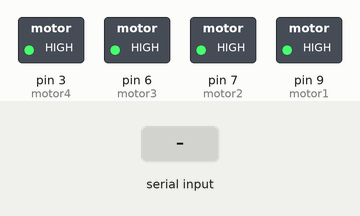
Recording of a sketch running on a simulated Arduino Uno, built with avr-gcc and run on an emulated ATmega328P. On the bench: switched loads named in the sketch (green lamp = pin HIGH). Inputs (shaded band) come from the test bench.

Above: at 1.2 s.
1.3 s: "90,45,200\n" received over Serial
At 2.1 s:
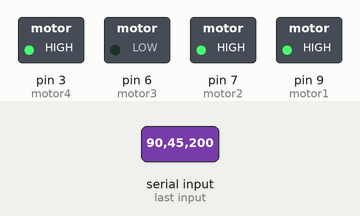
3.8 s: "90,45\n" received over Serial
At 4.3 s:
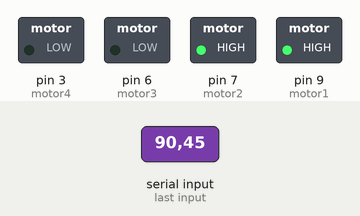
6.3 s: "30,150\n" received over Serial
At 7.1 s:
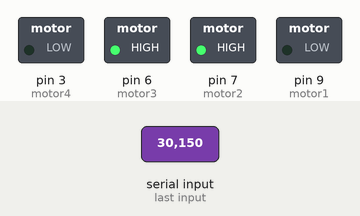
8.8 s: "90,45,200,10\n" received over Serial
At 9.6 s:
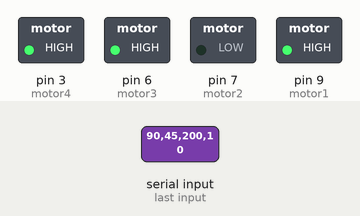
11.3 s: "30,150,10,200\n" received over Serial
At 12.1 s:
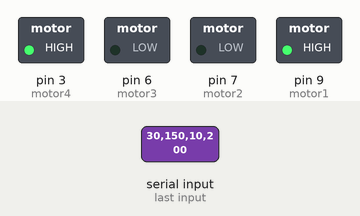
13.8 s: "1,90\n" received over Serial
At 14.3 s:
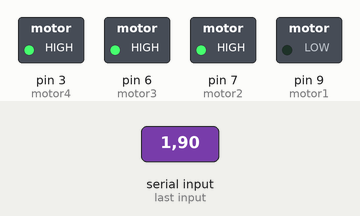
Timing chart, 0 to 16.8 s (numbered marks = the images above; inputs shaded):
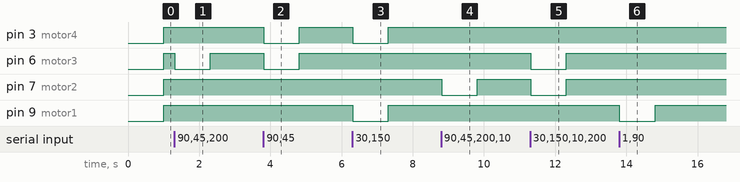

Measured:
- after the input at 1.3 s, pin 6 (motor3): HIGH → LOW at once, → HIGH 1.0 s later
- after the input at 3.8 s, pin 3 (motor4), pin 6 (motor3): HIGH → LOW at once, → HIGH 1.0 s later
- after the input at 6.3 s, pin 3 (motor4), pin 9 (motor1): HIGH → LOW at once, → HIGH 1.0 s later
- after the input at 8.8 s, pin 7 (motor2): HIGH → LOW at once, → HIGH 1.0 s later
- after the input at 11.3 s, pin 6 (motor3), pin 7 (motor2): HIGH → LOW at once, → HIGH 1.0 s later
- after the input at 13.8 s, pin 9 (motor1): HIGH → LOW at once, → HIGH 1.0 s later

The sketch:

Unity2ArduinoB1.ino
```cpp
#include <math.h>

int delayVal = 0;
int motor1 = 9;  // NORTH
int motor2 = 7;  // EAST
int motor3 = 6;  // SOUTH
int motor4 = 3;  // WEST

void setup() {
  Serial.begin(9600);       // Baud rate should match the Unity script
  pinMode(motor1, OUTPUT);  // motor 1 - front
  pinMode(motor2, OUTPUT);  // motor 2 - left
  pinMode(motor3, OUTPUT);  // motor 3 - back
  pinMode(motor4, OUTPUT);  // motor 4 - right
}

// Function to compute the dot product of two arrays of floats
float dotProduct(float a[], float b[]) {
  float result = a[0] * b[0] + a[1] * b[1];
  return result;
}

bool facing_same_direction(float dir1[], float dir2[], float dir3[]) {
  normalize(dir1, 2);
  normalize(dir2, 2);
  normalize(dir3, 2);
  float dotProd = dotProduct(dir1, dir2);

  // Check if dir3 is equal to dir1 with a tolerance
  bool equal = true;
  for (int i = 0; i < 2; ++i) {
    if (fabs(dir3[i] - dir1[i]) > 0.001) {
      equal = false;
      break;
    }
  }
  if (abs(dotProd) == 1 && equal) {
    return true;
  }
  return false;
}

// Function to normalize a vector
void normalize(float vector[], int length) {
  // Calculate magnitude
  float magnitude = 0;
  for (int i = 0; i < length; i++) {
    magnitude += vector[i] * vector[i];
  }
  magnitude = sqrt(magnitude);

  for (int i = 0; i < length; i++) {
    vector[i] /= magnitude;
  }
}

void loop() {

  String data = Serial.readStringUntil('\n');

  // Parse the received string data

  // Position
  float rx1_pos = data.substring(0, data.indexOf(",")).toFloat();
  data = data.substring(data.indexOf(',') + 1);

  float ry1_pos = data.substring(0, data.indexOf(",")).toFloat();
  data = data.substring(data.indexOf(',') + 1);

  float rx2_pos = data.substring(0, data.indexOf(",")).toFloat();
  data = data.substring(data.indexOf(',') + 1);

  float ry2_pos = data.substring(0, data.indexOf(",")).toFloat();
  data = data.substring(data.indexOf(',') + 1);

  float rd1 = data.substring(0, data.indexOf(",")).toFloat();
  data = data.substring(data.indexOf(',') + 1);

  float rd2 = data.substring(0, data.indexOf(",")).toFloat();
  data = data.substring(data.indexOf(',') + 1);

  // float rx2_pos = 10.0; // dummy data
  // float ry2_pos = 10.0;

  // Directions as bearings
  //float rdir1 = data.substring(0, data.indexOf(",")).toFloat() * (PI / 180.0);
  float rdir1 = fmod(rd1 + 270.0, 360.0) * (PI / 180.0);
  float rdir2 = fmod(rd2 + 270.0, 360.0) * (PI / 180.0);

  // Serial.println("rdir: "+ String(degrees(rdir1)));
  // Serial.println("rdir2: " + String(degrees(rdir2)));

  // println the received data
  // Serial.println("Received xpos: " + String(rx1_pos, 2));
  // Serial.println("Received ypos: " + String(ry1_pos, 2));

  // CALCULATIONS
  float diff_x = -rx1_pos + rx2_pos;
  float diff_y = -ry1_pos + ry2_pos;

  float p1_facing_dir[2] = {cos(rdir1), sin(rdir1 - PI) };
  float p2_facing_dir[2] = {cos(rdir2), sin(rdir2 - PI) };
  float p1_p2_vect[2] = { diff_x, diff_y };

  float dot = dotProduct(p1_facing_dir, p1_p2_vect);
  float perpdot = p1_facing_dir[1] * p1_p2_vect[0] -p1_facing_dir[0] * p1_p2_vect[1] ;

  // Calculate the magnitude
  float magA = sqrt(p1_facing_dir[0] * p1_facing_dir[0] + p1_facing_dir[1] * p1_facing_dir[1]);
  float magB = sqrt(p1_p2_vect[0] * p1_p2_vect[0] + p1_p2_vect[1] * p1_p2_vect[1]);

  float dot_denom = magA * magB;
  float theta = degrees(acos(dot / dot_denom));

  if((dot > 0 && perpdot < 0) || (dot < 0 && perpdot < 0)){
    theta = 360 - theta;
  }


  //Serial.println("value of theta: " + String(theta));

  // set all pins to LOW
  digitalWrite(motor1, HIGH);
  digitalWrite(motor2, HIGH);
  digitalWrite(motor3, HIGH);
  digitalWrite(motor4, HIGH);

  float range = 45.0;  // Set the desired range (in degrees)

  // MAXDISTANCE: sqrt(20000)
  // check if users are facing each other
  if (theta <= 10.0 || theta >= 350.0) {

    float diff_x2 = -rx2_pos + rx1_pos;
    float diff_y2 = -ry2_pos + ry1_pos;
    float p2_p1_vect[2] = { diff_x2, diff_y2 };
    float dot2 = dotProduct(p2_facing_dir, p2_p1_vect);
    float magA2 = sqrt(p2_facing_dir[0] * p2_facing_dir[0] + p2_facing_dir[1] * p2_facing_dir[1]);

    float dot_denom2 = magA2 * magB;
    float theta2 = degrees(acos(dot2 / dot_denom2));

    if (theta2 >= 350.0 || theta2 <= 10.0) {
      delayVal = map(int(magB), 0, sqrt(20000), 200, 2000);
      // Serial.println("facing eachother");
      // Serial.println(delayVal);
      digitalWrite(motor1, LOW);
      delay(delayVal);
      digitalWrite(motor1, HIGH);
    }

    else {
      setPins(theta);
      delayVal = 0;
    }
  } else {
    setPins(theta);
    delayVal = 0;
  }


  delay(delayVal);
}

void setPins(float theta) {
  if (theta <= 22.5 || theta > 337.5) {
    // Angle is within the range of the north direction
    digitalWrite(motor1, LOW);
    //Serial.println("Motor 1 (N) vibrating");

  }

  else if (22.5 < theta && theta <= 67.5) {
    // Angle is within *range* degrees to the northeast direction
    digitalWrite(motor1, LOW);
    digitalWrite(motor2, LOW);
    //Serial.println("Motor 1 and 2 (NW) vibrating");

  }

  else if (67.5 < theta && theta <= 112.5) {
    // Angle is within *range* degrees to the east direction
    digitalWrite(motor2, LOW);
    //Serial.println("Motor 2 (W) vibrating");

  }

  else if (112.5 < theta && theta <= 157.5) {
    // Angle is within *range* degrees to the southeast direction
    digitalWrite(motor2, LOW);
    digitalWrite(motor3, LOW);
    //Serial.println("Motor 2 and 3 (SW) vibrating");
  }

  else if (157.5 < theta && theta <= 202.5) {
    // Angle is within *range* degrees to the south direction
    digitalWrite(motor3, LOW);
    //Serial.println("Motor 3 (S) vibrating");

  }

  else if (202.5 < theta && theta <= 247.5) {
    // Angle is within *range* degrees to the southwest direction
    digitalWrite(motor3, LOW);
    digitalWrite(motor4, LOW);
    //Serial.println("Motor 3 and 4 (SE) vibrating");

  }

  else if (247.5 < theta && theta <= 292.5) {
    // Angle is within *range* degrees to the west direction
    digitalWrite(motor4, LOW);
    //Serial.println("Motor 4 (E) vibrating");

  }

  else if (292.5 < theta && theta <= 337.5) {
    // Angle is within *range* degrees to the northwest direction
    digitalWrite(motor4, LOW);
    digitalWrite(motor1, LOW);
    //Serial.println("Motor 4 and 1 (NE) vibrating");
  }
}
```
